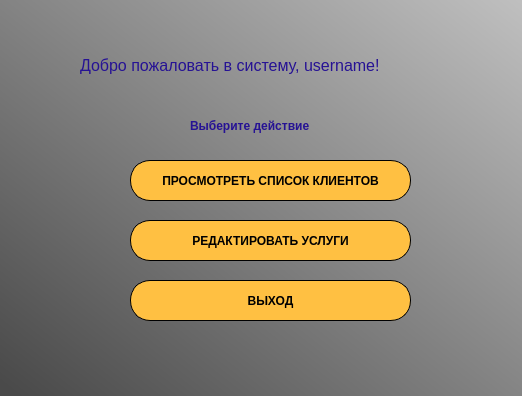
<?xml version="1.0" encoding="UTF-8"?>
<ui version="4.0">
 <class>MainWindow</class>
 <widget class="QMainWindow" name="MainWindow">
  <property name="geometry">
   <rect>
    <x>0</x>
    <y>0</y>
    <width>522</width>
    <height>396</height>
   </rect>
  </property>
  <property name="windowTitle">
   <string>MainWindow</string>
  </property>
  <widget class="QWidget" name="centralwidget">
   <widget class="QLabel" name="label">
    <property name="geometry">
     <rect>
      <x>-6</x>
      <y>-5</y>
      <width>631</width>
      <height>481</height>
     </rect>
    </property>
    <property name="styleSheet">
     <string notr="true">background-color: qlineargradient(spread:reflect, x1:0.0201244, y1:0.96, x2:1, y2:0, stop:0.0746269 rgba(74, 74, 74, 255), stop:0.950249 rgba(197, 197, 197, 255));</string>
    </property>
    <property name="text">
     <string/>
    </property>
   </widget>
   <widget class="QPushButton" name="pushButton_2">
    <property name="geometry">
     <rect>
      <x>130</x>
      <y>220</y>
      <width>281</width>
      <height>41</height>
     </rect>
    </property>
    <property name="font">
     <font>
      <weight>75</weight>
      <bold>true</bold>
     </font>
    </property>
    <property name="styleSheet">
     <string notr="true">border-color: rgb(255, 249, 62);
border-radius: 20px;
background-color: rgb(255, 192, 66);
border: 1px solid #000000</string>
    </property>
    <property name="text">
     <string>РЕДАКТИРОВАТЬ УСЛУГИ</string>
    </property>
   </widget>
   <widget class="QPushButton" name="pushButton_3">
    <property name="geometry">
     <rect>
      <x>130</x>
      <y>280</y>
      <width>281</width>
      <height>41</height>
     </rect>
    </property>
    <property name="font">
     <font>
      <weight>75</weight>
      <bold>true</bold>
     </font>
    </property>
    <property name="styleSheet">
     <string notr="true">border-color: rgb(255, 249, 62);
border-radius: 20px;
background-color: rgb(255, 192, 66);
border: 1px solid #000000</string>
    </property>
    <property name="text">
     <string>ВЫХОД</string>
    </property>
   </widget>
   <widget class="QPushButton" name="pushButton_4">
    <property name="geometry">
     <rect>
      <x>130</x>
      <y>160</y>
      <width>281</width>
      <height>41</height>
     </rect>
    </property>
    <property name="font">
     <font>
      <weight>75</weight>
      <bold>true</bold>
     </font>
    </property>
    <property name="styleSheet">
     <string notr="true">border-color: rgb(255, 249, 62);
border-radius: 20px;
background-color: rgb(255, 192, 66);
border: 1px solid #000000</string>
    </property>
    <property name="text">
     <string>ПРОСМОТРЕТЬ СПИСОК КЛИЕНТОВ</string>
    </property>
   </widget>
   <widget class="QLabel" name="label_2">
    <property name="geometry">
     <rect>
      <x>80</x>
      <y>50</y>
      <width>381</width>
      <height>31</height>
     </rect>
    </property>
    <property name="font">
     <font>
      <pointsize>12</pointsize>
     </font>
    </property>
    <property name="styleSheet">
     <string notr="true">color: rgb(38, 18, 148);</string>
    </property>
    <property name="text">
     <string>Добро пожаловать в систему, username!</string>
    </property>
   </widget>
   <widget class="QLabel" name="label_3">
    <property name="geometry">
     <rect>
      <x>190</x>
      <y>110</y>
      <width>161</width>
      <height>31</height>
     </rect>
    </property>
    <property name="font">
     <font>
      <pointsize>9</pointsize>
      <weight>75</weight>
      <bold>true</bold>
     </font>
    </property>
    <property name="styleSheet">
     <string notr="true">color: rgb(38, 18, 148);</string>
    </property>
    <property name="text">
     <string>Выберите действие</string>
    </property>
   </widget>
  </widget>
 </widget>
 <resources/>
 <connections/>
</ui>
